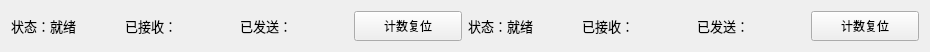
<?xml version="1.0" encoding="UTF-8"?>
<ui version="4.0">
 <class>statusBarForm</class>
 <widget class="QWidget" name="statusBarForm">
  <property name="geometry">
   <rect>
    <x>0</x>
    <y>0</y>
    <width>930</width>
    <height>50</height>
   </rect>
  </property>
  <property name="maximumSize">
   <size>
    <width>16777215</width>
    <height>50</height>
   </size>
  </property>
  <property name="windowTitle">
   <string>Form</string>
  </property>
  <layout class="QHBoxLayout" name="horizontalLayout_3">
   <item>
    <layout class="QHBoxLayout" name="horizontalLayout">
     <item>
      <widget class="QLabel" name="portStatusLabel">
       <property name="minimumSize">
        <size>
         <width>30</width>
         <height>30</height>
        </size>
       </property>
       <property name="font">
        <font>
         <pointsize>10</pointsize>
        </font>
       </property>
       <property name="toolTip">
        <string/>
       </property>
       <property name="text">
        <string>状态：就绪</string>
       </property>
      </widget>
     </item>
     <item>
      <widget class="QLabel" name="portReciveLabel">
       <property name="minimumSize">
        <size>
         <width>30</width>
         <height>30</height>
        </size>
       </property>
       <property name="font">
        <font>
         <pointsize>10</pointsize>
        </font>
       </property>
       <property name="text">
        <string>已接收：</string>
       </property>
      </widget>
     </item>
     <item>
      <widget class="QLabel" name="portSendLabel">
       <property name="minimumSize">
        <size>
         <width>30</width>
         <height>30</height>
        </size>
       </property>
       <property name="font">
        <font>
         <pointsize>10</pointsize>
        </font>
       </property>
       <property name="text">
        <string>已发送：</string>
       </property>
      </widget>
     </item>
     <item>
      <widget class="QPushButton" name="portCountResetButton">
       <property name="minimumSize">
        <size>
         <width>30</width>
         <height>30</height>
        </size>
       </property>
       <property name="toolTip">
        <string>清除串口接发数据数</string>
       </property>
       <property name="toolTipDuration">
        <number>1000</number>
       </property>
       <property name="text">
        <string>计数复位</string>
       </property>
      </widget>
     </item>
    </layout>
   </item>
   <item>
    <layout class="QHBoxLayout" name="horizontalLayout_2">
     <item>
      <widget class="QLabel" name="netStatusLabel">
       <property name="minimumSize">
        <size>
         <width>30</width>
         <height>30</height>
        </size>
       </property>
       <property name="font">
        <font>
         <pointsize>10</pointsize>
        </font>
       </property>
       <property name="text">
        <string>状态：就绪</string>
       </property>
      </widget>
     </item>
     <item>
      <widget class="QLabel" name="netReciveLabel">
       <property name="minimumSize">
        <size>
         <width>30</width>
         <height>30</height>
        </size>
       </property>
       <property name="font">
        <font>
         <pointsize>10</pointsize>
        </font>
       </property>
       <property name="text">
        <string>已接收：</string>
       </property>
      </widget>
     </item>
     <item>
      <widget class="QLabel" name="netSendLabel">
       <property name="minimumSize">
        <size>
         <width>30</width>
         <height>30</height>
        </size>
       </property>
       <property name="font">
        <font>
         <pointsize>10</pointsize>
        </font>
       </property>
       <property name="text">
        <string>已发送：</string>
       </property>
      </widget>
     </item>
     <item>
      <widget class="QPushButton" name="netCountResetButton">
       <property name="minimumSize">
        <size>
         <width>30</width>
         <height>30</height>
        </size>
       </property>
       <property name="toolTip">
        <string>清除网络接发数据数</string>
       </property>
       <property name="toolTipDuration">
        <number>1000</number>
       </property>
       <property name="text">
        <string>计数复位</string>
       </property>
      </widget>
     </item>
    </layout>
   </item>
  </layout>
 </widget>
 <resources/>
 <connections/>
</ui>
